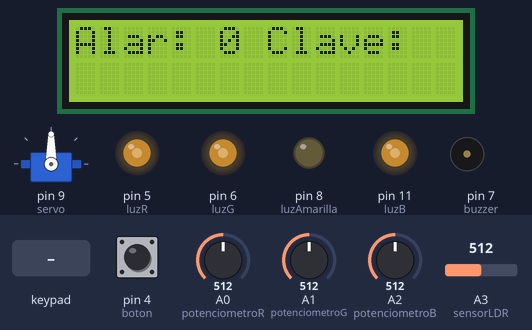
This program was run on a simulated Arduino Uno, built with avr-gcc and run on an emulated ATmega328P. Shown: servo, 16×2 character LCD, output pins drawn as LEDs (lit = HIGH), buzzer (waves = sounding). The test bench sets the inputs (shaded band); at power-on: A0 (potenciometroR) = 512, A1 (potenciometroG) = 512, A2 (potenciometroB) = 512, A3 (sensorLDR) = 512, pin 4 (boton) LOW. What the program prints to the serial monitor is not drawn.

Above: at 1.2 s.
1.3 s: key '1' pressed
At 2.7 s:
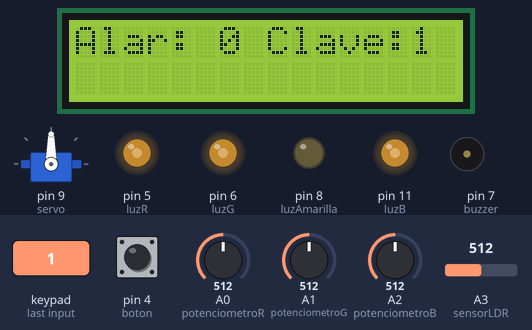
3.1 s: A0 (potenciometroR) set to 716
At 4.3 s:
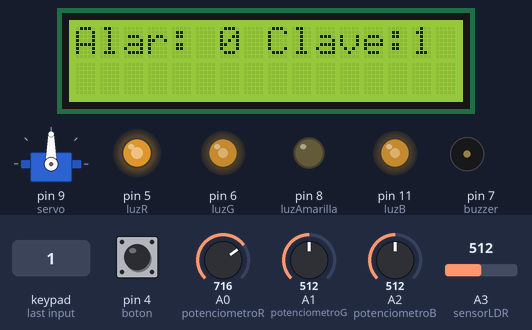
4.6 s: key '2' pressed
At 5.2 s:
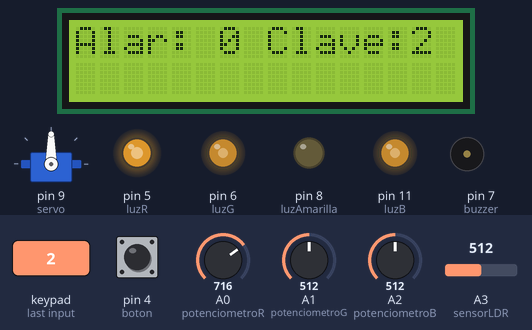
6.4 s: A1 (potenciometroG) set to 716
At 6.8 s:
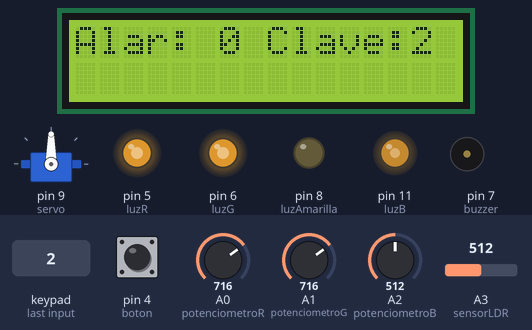
8.0 s: A2 (potenciometroB) set to 716
At 9.2 s:
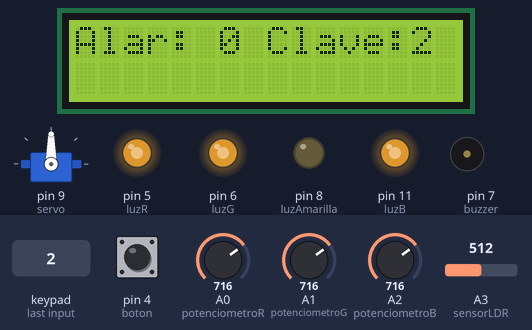
9.5 s: A3 (sensorLDR) set to 86
11.0 s: A3 (sensorLDR) set to 72
At 11.8 s:
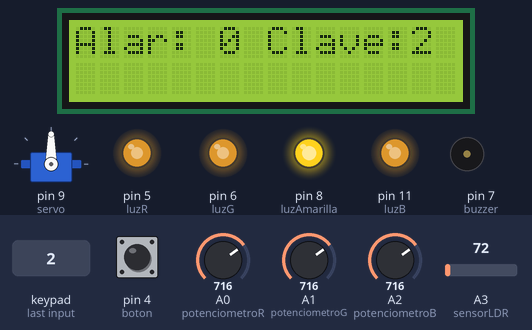
Timing chart, 0 to 13.5 s (numbered marks = the images above; inputs shaded):
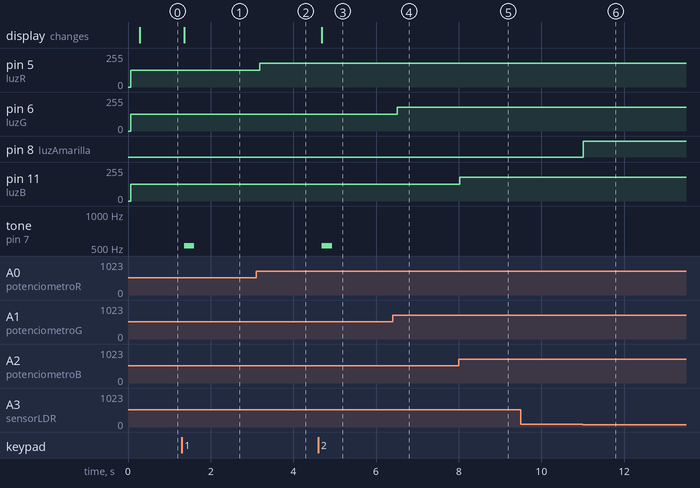

Measured:
- the behaviour switches between 81 and 80 on A3 (sensorLDR) (found by bisection; images 5 and 6)
- after the input at 1.3 s, tone on pin 7 (buzzer): silent → 523 Hz after 0.06 s, → silent 0.25 s later; the display: changes after 0.06 s (image 1)
- after the input at 3.1 s, pin 5 (luzR): 127/255 → 178/255 after 0.09 s
- after the input at 4.6 s, tone on pin 7 (buzzer): silent → 523 Hz after 0.09 s, → silent 0.25 s later; the display: changes after 0.09 s (image 3)
- after the input at 6.4 s, pin 6 (luzG): 127/255 → 178/255 after 0.12 s
- after the input at 8.0 s, pin 11 (luzB): 127/255 → 178/255 at once
- after the input at 9.5 s, every drawn part: stays the same
- after the input at 11.0 s, pin 8 (luzAmarilla): LOW → HIGH at once

The program:

main.cpp
```cpp
#include <Arduino.h>
#include <Keypad.h>
#include <Servo.h>
#include <LiquidCrystal_I2C.h>
#include <LCD.h>
#include <EEPROM.h>
#include <stdio.h>
#include<string.h>

#define NOTE_C2  65
#define NOTE_G2  98
#define NOTE_C5  523

// Prototipo funciones
void luzInterna();
void luzExterna();
void sonido(int numeroMelodia);
void Alarma();
void pantalla();

// Configuración teclado
const byte FILAS = 1;
const byte COLUMNAS = 2;
char keys[FILAS][COLUMNAS] = {
  {'1','2'}
};
byte pinesFilas[FILAS] = {13};
byte pinesColumnas[COLUMNAS] = {12,10};

Keypad teclado = Keypad(makeKeymap(keys), pinesFilas, pinesColumnas, FILAS, COLUMNAS);

char TeclaPresionada;
char CLAVE[5];        // almacena en un array 6 digitos ingresados
byte INDICE = 0;      // indice del array

//char CLAVE_MAESTRA[5] = "0000";   // almacena en un array la contraseña maestra

// Luces internas
int potenciometroR = A0;
int potenciometroG = A1;
int potenciometroB = A2;
int luzR = 5;
int luzG = 6;
int luzB = 11;
int brilloR;
int brilloG;
int brilloB;

// Luces Externas
int oscuridad;
int sensorLDR = A3;
int luzAmarilla = 8;

// Buzzer
int buzzer = 7;

// Servomotor
Servo servo;

// lcd
LiquidCrystal_I2C lcd (0X27, 2, 1, 0, 4, 5, 6, 7);

// PIR
int PIR = 2;
int EstadoAlarma = 0;

// Botón
int boton = 4;
int inicio = 0;
int AlarmaEncendidaAC = 0;
int AlarmaEncendidaAN = 0;

// Obtención de clave de la posición 10 de la memoria
char clave[] = "    ";

void setup() {
  //EEPROM, memoria
  Serial.print(EEPROM.get(10,clave));
  //Salidas Digitales
  pinMode(luzAmarilla, OUTPUT);
  pinMode(buzzer, OUTPUT);
  //Comunicación
  servo.attach(9);
  Serial.begin(9600);
  // lcd - i2c
  lcd.setBacklightPin(3, POSITIVE);
  lcd.setBacklight(HIGH);
  lcd.begin(16,2);
  lcd.clear();
  // PIR
  pinMode(PIR, INPUT);
  // Botón
  pinMode(boton, INPUT);
}

void loop() {
  luzInterna();
  luzExterna();
  pantalla();
  TeclaPresionada = teclado.getKey();
  if (TeclaPresionada) {
    CLAVE[INDICE] = TeclaPresionada;
    INDICE++;
    Serial.println(TeclaPresionada);
    lcd.print(TeclaPresionada);
    sonido(1);
  }

  if(INDICE == 4){
    if(!strcmp(CLAVE, clave)){   // compara clave ingresada con clave maestra
      Serial.println(" Correcta");  // imprime en monitor serial que es correcta la clave
      lcd.setCursor(0,3);
      lcd.print("Correcto!   ");
      servo.write(120);
      delay(2000);
      servo.write(0);
      }
    else{
      Serial.println(" Incorrecta");  // imprime en monitor serial que es incorrecta la clave
      lcd.setCursor(0,3);
      lcd.print("Incorrecto!");
      sonido(0);
    }
    INDICE = 0;
  }

  Alarma();

}


// Funciones para usar

void luzInterna(){
  brilloR = map(analogRead(potenciometroR),0,1023,0,255);
  brilloG = map(analogRead(potenciometroG),0,1023,0,255);
  brilloB = map(analogRead(potenciometroB),0,1023,0,255);
  analogWrite(luzR, brilloR);
  analogWrite(luzG, brilloG);
  analogWrite(luzB, brilloB);
  delay(200);
}

void luzExterna(){
  oscuridad = analogRead(sensorLDR);
  if (oscuridad <= 80 && oscuridad > 0){
    digitalWrite(luzAmarilla,HIGH);
  }else{
    digitalWrite(luzAmarilla,LOW);
  }
}

void sonido(int melodia){
  int melodiaIncorrecto[] = {NOTE_C2, NOTE_G2};
  int duracionesIncorrecto[] = {4,4,4};
  int melodiaCorrecto[] = {NOTE_C5};
  int duracionesCorrecto[] = {4};


  if(melodia == 0){
     for (int i = 0; i < 2; i++) {			// bucle repite 8 veces
        int duracion = 1000 / duracionesIncorrecto[i];		// duracion de la nota en milisegundos
        tone(buzzer, melodiaIncorrecto[i], duracion);	// ejecuta el tono con la duracion
        int pausa = duracion * 1.30;			// calcula pausa
        delay(pausa);					// demora con valor de pausa
        noTone(buzzer);		// detiene reproduccion de tono
      }
  }else if(melodia == 1) {
    for (int i = 0; i < 1; i++) {			// bucle repite 8 veces
        int duracion = 1000 / duracionesCorrecto[i];		// duracion de la nota en milisegundos
        tone(buzzer, melodiaCorrecto[i], duracion);	// ejecuta el tono con la duracion
        int pausa = duracion * 1.30;			// calcula pausa
        delay(pausa);					// demora con valor de pausa
        noTone(buzzer);		// detiene reproduccion de tono
      }
  }

}


void Alarma(){
  AlarmaEncendidaAC = digitalRead(boton);
  if (AlarmaEncendidaAC && AlarmaEncendidaAN == 0){
    inicio = 1 - inicio;
    delay(100);
  }
  AlarmaEncendidaAC = AlarmaEncendidaAN;

  if (inicio == 1){
  EstadoAlarma = digitalRead(PIR);
    if (EstadoAlarma == HIGH){
      // Sonar alarma
      sonido(1);
      // Parpadear luces externas
      digitalWrite(luzAmarilla,HIGH);
      // Parpadear luces internas
      analogWrite(luzR, 255);
      analogWrite(luzG, 255);
      analogWrite(luzB, 255);
      // Avisar en pantalla
      lcd.clear();
      lcd.setCursor(0,1);
      lcd.print("  Alerta!   ");
      delay(50);

  }
  }
}

void pantalla(){
  Serial.println(clave);
  lcd.setCursor(0,0);
  lcd.print("Alar: ");
  lcd.print(inicio);
  lcd.print(" Clave:");
}
```
